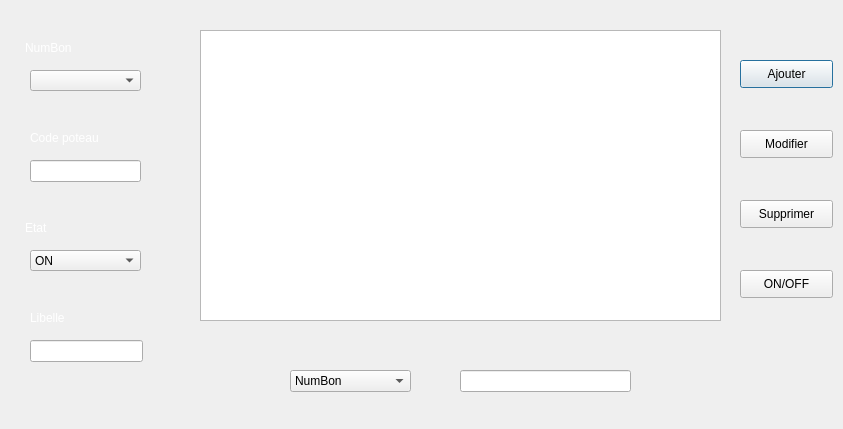
<?xml version="1.0" encoding="UTF-8"?>
<ui version="4.0">
 <class>Poteaux</class>
 <widget class="QDialog" name="Poteaux">
  <property name="geometry">
   <rect>
    <x>0</x>
    <y>0</y>
    <width>843</width>
    <height>429</height>
   </rect>
  </property>
  <property name="windowTitle">
   <string>Gestion Poteaux</string>
  </property>
  <widget class="QLabel" name="label">
   <property name="geometry">
    <rect>
     <x>0</x>
     <y>0</y>
     <width>731</width>
     <height>431</height>
    </rect>
   </property>
   <property name="text">
    <string/>
   </property>
  </widget>
  <widget class="QLabel" name="label_4">
   <property name="geometry">
    <rect>
     <x>25</x>
     <y>220</y>
     <width>55</width>
     <height>16</height>
    </rect>
   </property>
   <property name="text">
    <string>&lt;html&gt;&lt;head/&gt;&lt;body&gt;&lt;p&gt;&lt;span style=&quot; color:#ffffff;&quot;&gt;Etat&lt;/span&gt;&lt;/p&gt;&lt;/body&gt;&lt;/html&gt;</string>
   </property>
  </widget>
  <widget class="QLabel" name="label_3">
   <property name="geometry">
    <rect>
     <x>30</x>
     <y>310</y>
     <width>55</width>
     <height>16</height>
    </rect>
   </property>
   <property name="text">
    <string>&lt;html&gt;&lt;head/&gt;&lt;body&gt;&lt;p&gt;&lt;span style=&quot; color:#ffffff;&quot;&gt;Libelle&lt;/span&gt;&lt;/p&gt;&lt;/body&gt;&lt;/html&gt;</string>
   </property>
  </widget>
  <widget class="QLineEdit" name="lineEdit_2">
   <property name="geometry">
    <rect>
     <x>30</x>
     <y>340</y>
     <width>113</width>
     <height>22</height>
    </rect>
   </property>
  </widget>
  <widget class="QLabel" name="label_2">
   <property name="geometry">
    <rect>
     <x>25</x>
     <y>40</y>
     <width>55</width>
     <height>16</height>
    </rect>
   </property>
   <property name="text">
    <string>&lt;html&gt;&lt;head/&gt;&lt;body&gt;&lt;p&gt;&lt;span style=&quot; color:#ffffff;&quot;&gt;NumBon&lt;/span&gt;&lt;/p&gt;&lt;/body&gt;&lt;/html&gt;</string>
   </property>
  </widget>
  <widget class="QComboBox" name="comboBox">
   <property name="geometry">
    <rect>
     <x>30</x>
     <y>70</y>
     <width>111</width>
     <height>21</height>
    </rect>
   </property>
  </widget>
  <widget class="QTableView" name="tableView">
   <property name="geometry">
    <rect>
     <x>200</x>
     <y>30</y>
     <width>521</width>
     <height>291</height>
    </rect>
   </property>
  </widget>
  <widget class="QPushButton" name="pushButton">
   <property name="geometry">
    <rect>
     <x>740</x>
     <y>60</y>
     <width>93</width>
     <height>28</height>
    </rect>
   </property>
   <property name="text">
    <string>Ajouter</string>
   </property>
  </widget>
  <widget class="QComboBox" name="comboBox_2">
   <property name="geometry">
    <rect>
     <x>30</x>
     <y>250</y>
     <width>111</width>
     <height>21</height>
    </rect>
   </property>
   <item>
    <property name="text">
     <string>ON</string>
    </property>
   </item>
   <item>
    <property name="text">
     <string>OFF</string>
    </property>
   </item>
  </widget>
  <widget class="QPushButton" name="pushButton_2">
   <property name="geometry">
    <rect>
     <x>740</x>
     <y>130</y>
     <width>93</width>
     <height>28</height>
    </rect>
   </property>
   <property name="text">
    <string>Modifier</string>
   </property>
  </widget>
  <widget class="QPushButton" name="pushButton_3">
   <property name="geometry">
    <rect>
     <x>740</x>
     <y>200</y>
     <width>93</width>
     <height>28</height>
    </rect>
   </property>
   <property name="text">
    <string>Supprimer</string>
   </property>
  </widget>
  <widget class="QLabel" name="label_5">
   <property name="geometry">
    <rect>
     <x>30</x>
     <y>130</y>
     <width>81</width>
     <height>16</height>
    </rect>
   </property>
   <property name="text">
    <string>&lt;html&gt;&lt;head/&gt;&lt;body&gt;&lt;p&gt;&lt;span style=&quot; color:#ffffff;&quot;&gt;Code poteau&lt;/span&gt;&lt;/p&gt;&lt;/body&gt;&lt;/html&gt;</string>
   </property>
  </widget>
  <widget class="QLineEdit" name="lineEdit_3">
   <property name="geometry">
    <rect>
     <x>30</x>
     <y>160</y>
     <width>111</width>
     <height>22</height>
    </rect>
   </property>
   <property name="readOnly">
    <bool>false</bool>
   </property>
  </widget>
  <widget class="QLineEdit" name="lineEdit">
   <property name="geometry">
    <rect>
     <x>460</x>
     <y>370</y>
     <width>171</width>
     <height>22</height>
    </rect>
   </property>
  </widget>
  <widget class="QComboBox" name="comboBox_3">
   <property name="geometry">
    <rect>
     <x>290</x>
     <y>370</y>
     <width>121</width>
     <height>22</height>
    </rect>
   </property>
   <item>
    <property name="text">
     <string>NumBon</string>
    </property>
   </item>
   <item>
    <property name="text">
     <string>Code</string>
    </property>
   </item>
   <item>
    <property name="text">
     <string>Libelle</string>
    </property>
   </item>
   <item>
    <property name="text">
     <string>Etat</string>
    </property>
   </item>
  </widget>
  <widget class="QPushButton" name="pushButton_4">
   <property name="geometry">
    <rect>
     <x>740</x>
     <y>270</y>
     <width>93</width>
     <height>28</height>
    </rect>
   </property>
   <property name="text">
    <string>ON/OFF</string>
   </property>
  </widget>
  <zorder>label</zorder>
  <zorder>label_4</zorder>
  <zorder>label_3</zorder>
  <zorder>lineEdit_2</zorder>
  <zorder>label_2</zorder>
  <zorder>comboBox</zorder>
  <zorder>tableView</zorder>
  <zorder>pushButton</zorder>
  <zorder>comboBox_2</zorder>
  <zorder>pushButton_2</zorder>
  <zorder>pushButton_3</zorder>
  <zorder>lineEdit_3</zorder>
  <zorder>label_5</zorder>
  <zorder>lineEdit</zorder>
  <zorder>comboBox_3</zorder>
  <zorder>pushButton_4</zorder>
 </widget>
 <resources/>
 <connections/>
</ui>
